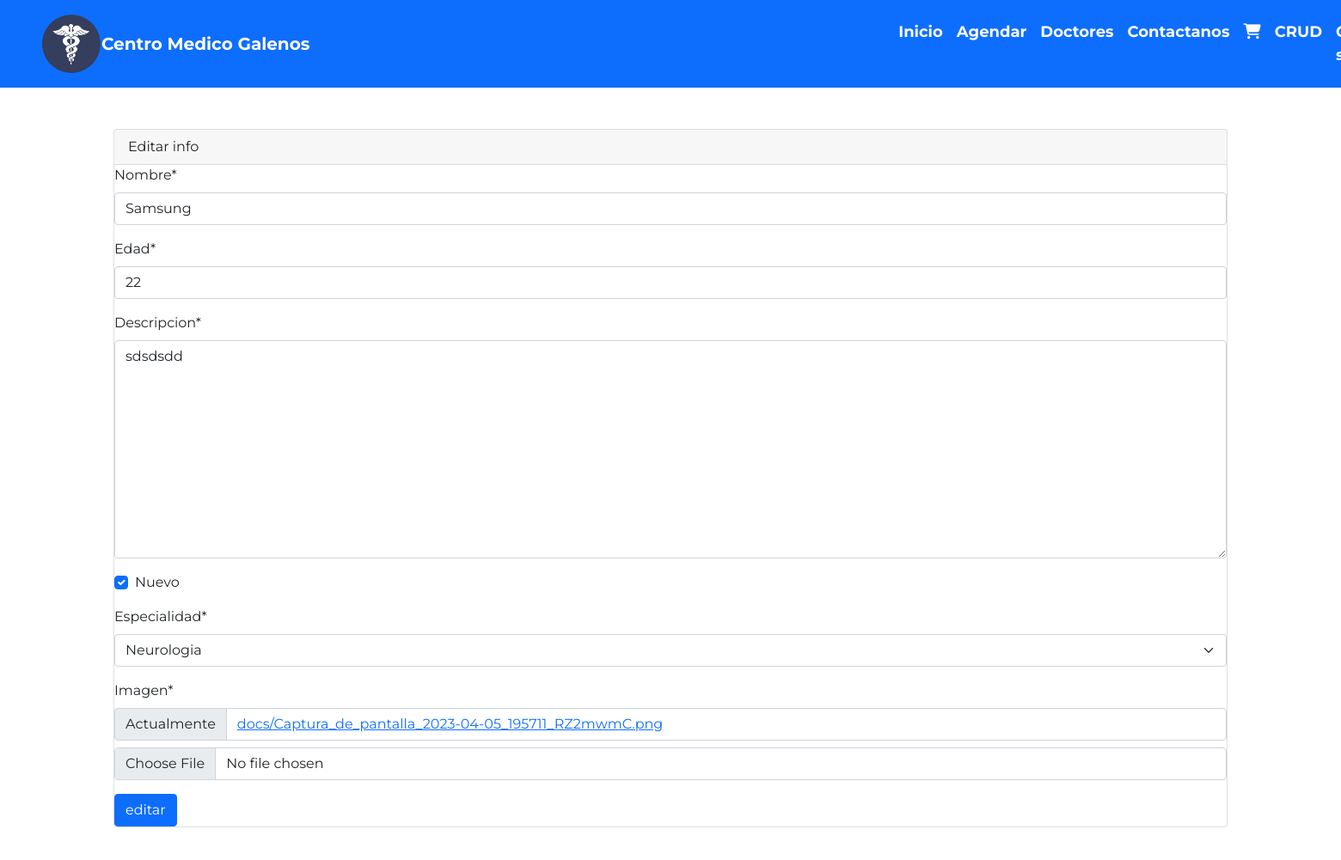
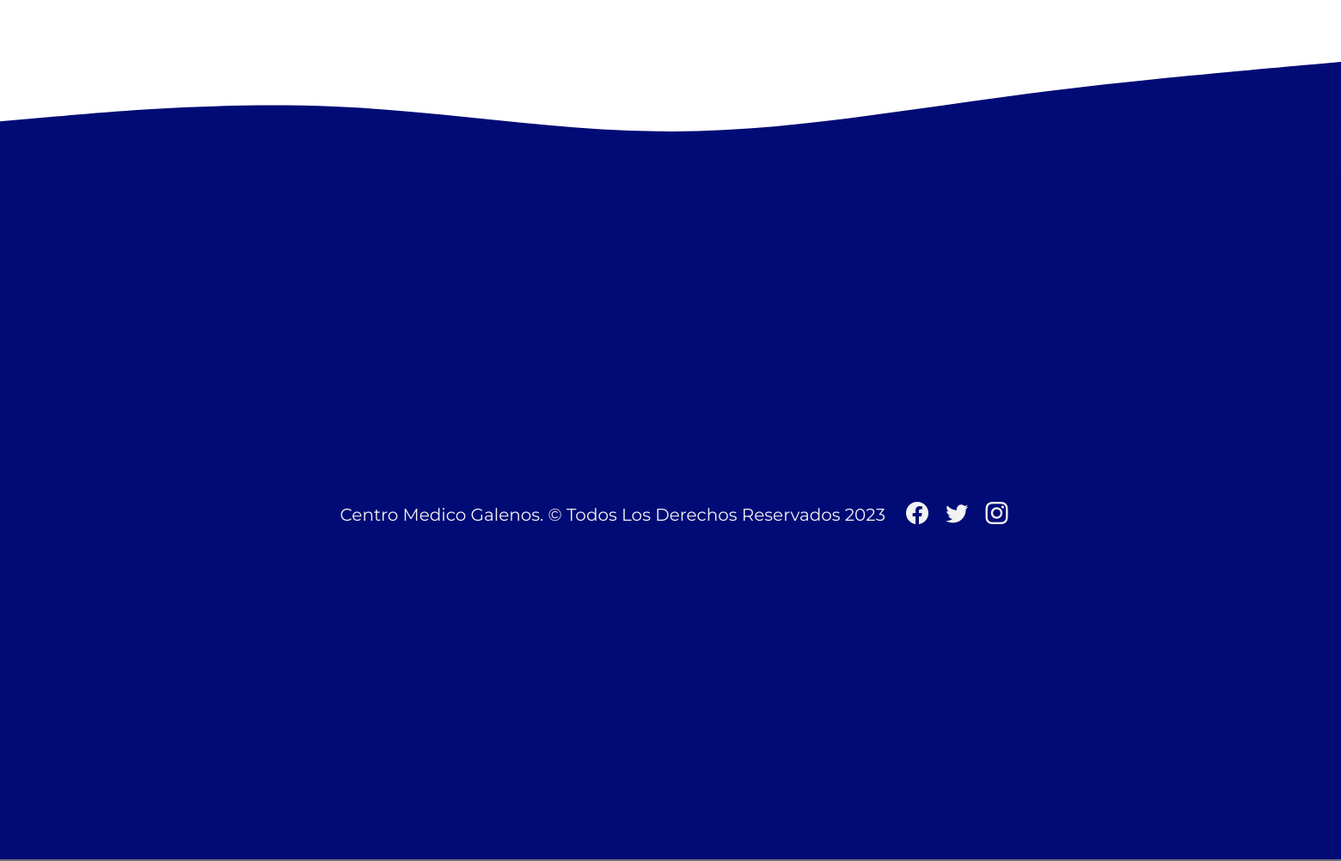
The app's page /modificar/12/ (signed in) with its own data (2 pictures, top to bottom).
### app/models.py (models this page shows, shortened)
class Doctor(models.Model):
    nombre = models.CharField(max_length=50)
    edad = models.IntegerField()
    descripcion = models.TextField()
    nuevo = models.BooleanField()
    especialidad = models.ForeignKey(Especialidad, on_delete=models.PROTECT)
    imagen = models.ImageField(upload_to="docs", null=True)

class Especialidad(models.Model):
    especialidad = models.CharField(max_length=50)
    def __str__(self):
        return self.especialidad

### app/views.py (the view, shortened to what this page needs)
# urls.py: path('modificar/<id>/', modificar,name="modificar"),
@permission_required('app.change_docs')
def modificar (request,id):
    doctor = get_object_or_404(Doctor, id=id)
    data = {
        'form' : DoctoresForm(instance=doctor)
    }
    return render(request,'app/docs/modificar.html',data)

### app/forms.py
class DoctoresForm(forms.ModelForm):
    class Meta:
        model = Doctor
        fields = '__all__'

### app/templates/app/docs/modificar.html (shortened to what this page needs)
{% extends 'app/base.html' %}
{% load static %}
{% load crispy_forms_tags %}
{% block contenido %}
    <div class="container mt-5">
        <div class="card">
            <div class="card-header">
                Editar info
            </div>
            <form action=""  method="post" enctype="multipart/form-data">
                {{ form|crispy }}
                <button type="submit" class="btn btn-primary" id="btnEnviar">editar</button>
            </form>
        </div>
    </div>
    <br>
    <br>
    <br>
    <br>
    <br>
    <br>
{% endblock %}

### app/static/app/css/main.css (style rules this page uses)
body { font-family: 'Montserrat', sans-serif; overflow-x: hidden; }

### records on screen
Doctor: nombre "Samsung", edad "22", descripcion "sdsdsdd", nuevo "☑"
Especialidad: especialidad "Neurologia"
